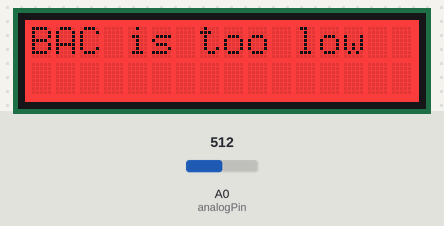
Recording of a sketch running on a simulated Arduino Uno, built with avr-gcc and run on an emulated ATmega328P. Shown: 16×2 character LCD. The test bench sets the inputs (shaded band); at power-on: A0 (analogPin) = 512.

Above: at 2.2 s.
2.3 s: A0 (analogPin) set to 737
3.8 s: A0 (analogPin) set to 766
At 4.4 s:
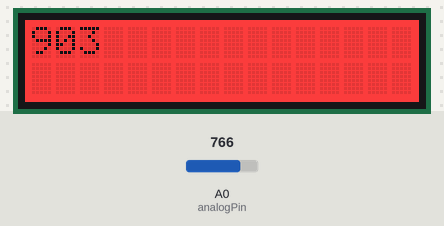
5.3 s: A0 (analogPin) set to 740
At 5.8 s:
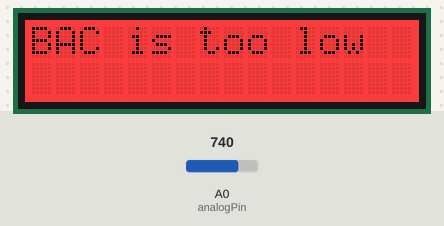
Timing chart, 0 to 8.3 s (numbered marks = the images above; inputs shaded):
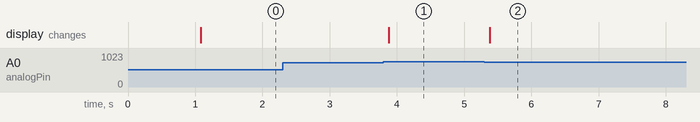

Measured:
- the behaviour switches between 750 and 751 on A0 (analogPin) (found by bisection; images 0 and 1)
- after the input at 2.3 s, every drawn part: stays the same
- after the input at 3.8 s, the display: changes after 0.08 s (image 1)
- after the input at 5.3 s, the display: changes after 0.08 s (image 2)

The sketch:

stuff.ino
```cpp
#include <rgb_lcd.h>

/*
  Hello World.ino
  2013 Copyright (c) Seeed Technology Inc.  All right reserved.

  Author:Loovee
  2013-9-18

  Grove - Serial LCD RGB Backlight demo.

  This library is free software; you can redistribute it and/or
  modify it under the terms of the GNU Lesser General Public
  License as published by the Free Software Foundation; either
  version 2.1 of the License, or (at your option) any later version.

  This library is distributed in the hope that it will be useful,
  but WITHOUT ANY WARRANTY; without even the implied warranty of
  MERCHANTABILITY or FITNESS FOR A PARTICULAR PURPOSE.  See the GNU
  Lesser General Public License for more details.

  You should have received a copy of the GNU Lesser General Public
  License along with this library; if not, write to the Free Software
  Foundation, Inc., 51 Franklin St, Fifth Floor, Boston, MA  02110-1301  USA
*/

#include <Wire.h>

rgb_lcd lcd;

const int colorR = 255;
const int colorG = 0;
const int colorB = 0;
const int analogPin = 0;

void setup()
{
    // set up the LCD's number of columns and rows:
    lcd.begin(16, 2);

    lcd.setRGB(colorR, colorG, colorB);

    // Print a message to the LCD.

    lcd.print("BAC:");

    delay(1000);
}

void loop()
{
    // set the cursor to column 0, line 1
    // (note: line 1 is the second row, since counting begins with 0):
    lcd.setCursor(0, 1);
    int sensorReading = analogRead(analogPin);
    if (sensorReading > 750){
    lcd.clear();
    int ppm = map(sensorReading, 750, 1024, 200 ,800);
    //float BAC = ppm/2600;
    //int BAC = ppm;
    int temp=ppm*100;
    int BAC=temp/26;
    // print the number of seconds since reset:
    //lcd.print(".");
    //lcd.setCursor(1,0);
    lcd.print(BAC);}
    else{
      lcd.clear();
      lcd.print(
        "BAC is too low");
        //sensorReading);
    }

    delay(100);
}

/*********************************************************************************************************
  END FILE
*********************************************************************************************************/
```
